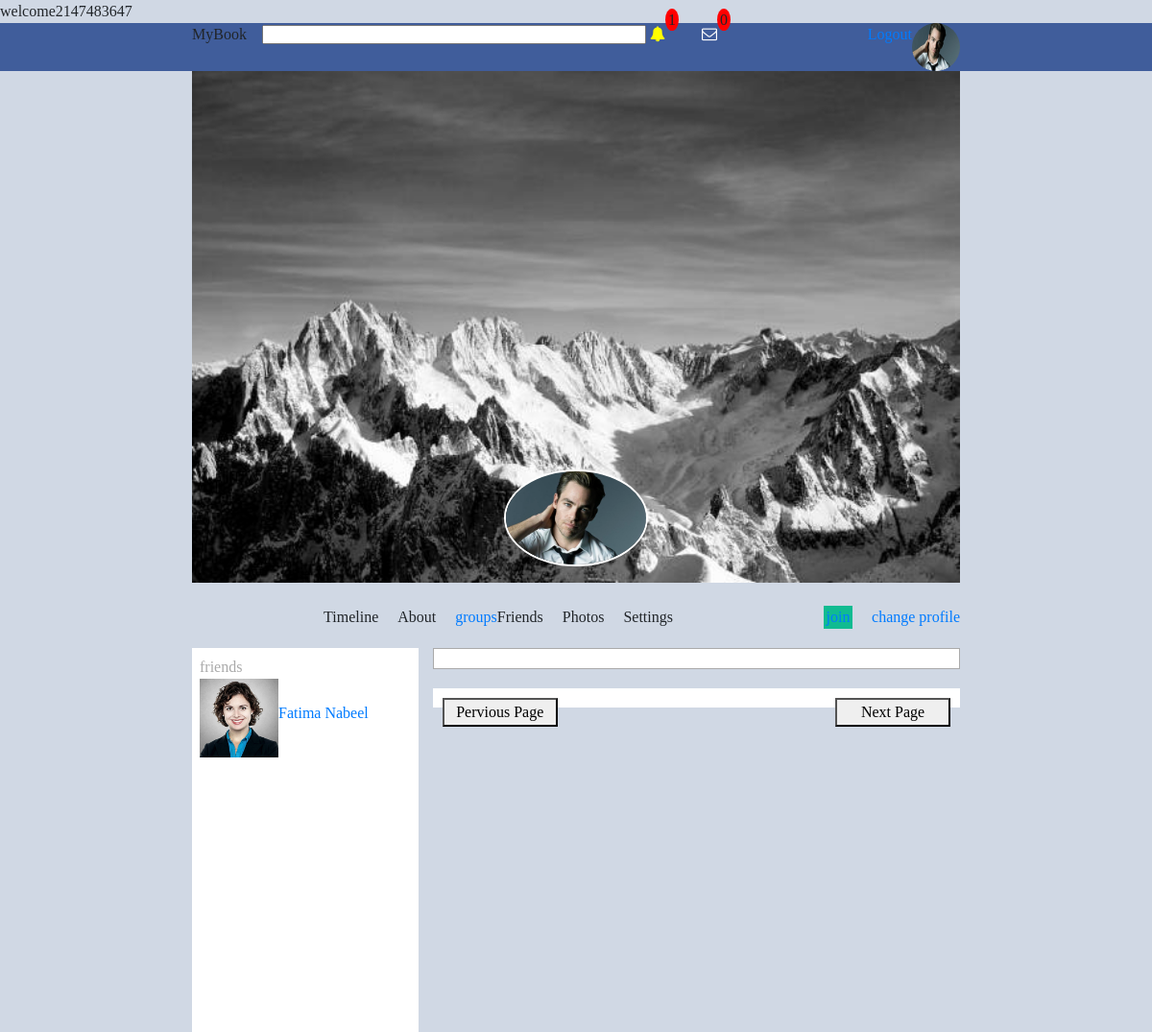
The page /group_page.php?page=2&userid=2147483647&groupID=1 (signed in) on the database its author committed.
### tables this page shows
CREATE TABLE `users` (
  `id` int(11) NOT NULL,
  `userid` bigint(20) NOT NULL,
  `first_name` varchar(255) NOT NULL,
  `last_name` varchar(255) NOT NULL,
  `gender` enum('male','female') NOT NULL DEFAULT 'male',
  `email` varchar(60) NOT NULL,
  `password` varchar(100) NOT NULL,
  `url_adress` varchar(100) NOT NULL,
  `date` timestamp NOT NULL DEFAULT current_timestamp() ON UPDATE current_timestamp(),
  `img` varchar(250) NOT NULL
);

CREATE TABLE `group_members` (
  `id` int(11) NOT NULL,
  `group_ID` int(11) NOT NULL,
  `userid` int(11) NOT NULL,
  `role` varchar(50) NOT NULL
);

### group_page.php (the view, shortened to what this page needs)
<?php
include "header.php";
include "function.php";
print_r( 'welcome' . $_SESSION['userid']) ;
 $user = $_SESSION['userid'] ;
 $dsds = mysqli_query($con,"select * from users where userid= $user");
 $iii = mysqli_fetch_array($dsds);
 $prof = $iii['img'];
        ?> <script>
<!DOCTYPE html>
<html lang="en">
<head>
</head>
<body style="font-family: tohoma; background-color:#d0d8e4;">
    <br><div  id="blue_bar">
        <div style="width: 800px; margin:auto;">
            MyBook &nbsp &nbsp<input type="text" id="search_box">
             <?php  $not = "select * from notification where content_owner = $user and content_type != 'Message' and noti_status = 0 " ;
                $noti = mysqli_query($con,$not);
                $notif_num = mysqli_num_rows($noti);
                $not_m = "select * from notification where content_owner = $user and content_type = 'Message' and noti_status = 0 " ;
                $noti_M = mysqli_query($con,$not_m);
                $notiM_num = mysqli_num_rows($noti_M);
                $groupID = $_GET['groupID'];
             ?>
            <span ><a href="notification.php"><i class="fa fa-bell" style="color:yellow;"></i></a><span id="notif" ><?php echo $notif_num ; ?></span></span>
            <span ><a href="messenger.php?userid=<?php echo $user; ?>"><i class="fa fa-envelope-o" style="color:#fff;"></i></a><span id="notif" ><?php echo $notiM_num ; ?></span></span>
            <img id="img_profile" class="rounded-circle" style="width: 50px;float: right; height:50px;" src="imagepost/<?php echo $prof ; ?>">
            <a href='logout.php' style="float: right;">Logout</a>
        </div>
    </div>
    <div style="width: 800px; margin:auto; ;min-height:400px;">
        <div style="text-align:center;">
        <img src="mountain.jpg" style="width:100%;" alt="">
        <img src="imagepost/<?php echo $prof ; ?>" style="border-radius:50%; margin-top: -162px;width: 150px; border:solid 2px white;" alt=""><br>
            <a href="profile.php?userid=<?php echo $user;?>" style="float:right;">change profile</a>
        <span>Timeline</span><span>About</span><a href="group.php?userid=<?php echo $user;?>">groups</a><span>Friends</span><span>Photos</span><span>Settings</span>
        <span class="join"><a href='join.php?userid=<?php echo $id; ?>&groupID=<?php echo $groupID; ?>'>join</a></span>
        </div>
        <div style="display:flex;">
            <div id="friend_bar" style="min-height: 400px; flex:1; background-color:white;">
                friends <br>
             <?php
                        echo members() ;
                         ?>
            </div>
            <div style="min-height: 400px; flex:2.5; margin-top:20px; margin-left:15px;">
                <div style="border: solid thin #aaa; padding:10px; background-color:white; position:relative;">
                </div>
                <div class="post_bar">
                    <?php
                        $stmt2 = mysqli_query($con,"SELECT post.* FROM post
                        ");
                        $rows2=mysqli_num_rows($stmt2);
                        $end_page = ceil($rows2 / 3);
                        $page_number = isset($_GET['page']) ?(int) $_GET['page'] : 1;
                        $page_number = $page_number < 1 ?  1 : $page_number ;
                        $page_number = $page_number > $end_page ?   $end_page : $page_number ;
                         ?>
                         <a href='group_page.php?page=<?php echo ($page_number +1) ; ?>&userid=<?php echo $id; ?>&groupID=<?php echo $groupID; ?>'>
                          <button    id="post_button" style = "float:right; width:120px;" > Next Page </button>
                          </a>
                          <a href='group_page.php?page=<?php echo ($page_number -1) ; ?>&userid=<?php echo $id; ?>&groupID=<?php echo $groupID; ?>'>
                          <button    id="post_button" style = "float:left; width:120px;"> Pervious Page </button>
                          </a>
                </div>
            </div>
        </div>
    </div>
</body>
</html>

### header.php (shortened to what this page needs)
<!DOCTYPE html>
<html lang="en">
   <head>
      <link rel="stylesheet" href="font-awsome/css/font-awesome.min.css">
      <link rel="stylesheet" href="noti.css">
      <link href="//maxcdn.bootstrapcdn.com/bootstrap/4.1.1/css/bootstrap.min.css" rel="stylesheet" id="bootstrap-css">
    </head>
    <body>
    </body>
    </html>

### function.php (shortened to what this page needs)
<?php
    global $con;
    function Notification() {
        $id = $_SESSION['userid'];
    };
    function members(){
        global $con;
    $id = $_SESSION['userid'];
    $ffr = "select users . * ,group_members.* from group_members
    inner join users on users.userid = group_members.userid ";
    $friend = mysqli_query($con,$ffr);
    while($friend_row = mysqli_fetch_array($friend)) {
        $name = $friend_row['url_adress'];
        $userids = $friend_row['userid'];
        $im = $friend_row['img'];
        if($friend_row['img'] !== ""){
            $img = "imagepost/$im";
        }else{
               $img = $friend_row['gender'] == "female"? "imagepost/user_female.jpg" : "imagepost/user_male.jpg" ;
        }
       echo "<div  id='friends'>
        <a href= 'profile.php?userid=$userids'> <img src='$img' alt=''> <br> $name </a>
    </div>";
    }
    };
    function groupPost(){
         $groupID = $_GET['groupID'];
    }
        ?>

### noti.css (style rules this page uses)
#blue_bar { background-color: #405d9b; height: 50px; }
#search_box { width: 400px; height: 20px; }
span { margin-right: 20px; }
#friend_bar { margin-top: 20px; color: #aaa; padding: 8px; }
#friends img { float: left; width: 82px; margin-bottom: 10px; }
#friends { clear: both; color: #405d9b; margin-bottom: 14px; }
.post_bar { background-color: white; margin-top: 20px; padding: 10px; position: relative; }
#post_button { cursor: pointer; }
#notif { cursor: pointer; background-color: red; padding: 3px; margin: 0px; border-radius: 50%; position: relative; top: -15px; }

### group_page.php (style rules this page uses)
#blue_bar { background-color:#405d9b; height:50px; }
#search_box { width: 400px; height: 20px; }
span { margin-right:20px; }
#friend_bar { margin-top:20px; color:#aaa; padding:8px; }
#friends img { float:left; width:82px; margin-bottom:10px; }
#friends { clear:both; color:#405d9b; }
.post_bar { background-color:white; margin-top:20px; padding:10px; position: relative; }
#post_button { cursor: pointer; }
#notif { cursor: pointer; background-color:red; padding: 3px; margin:0px; border-radius:50%; position: relative; top: -15px; }
.join { background-color:#10bb91; float: right; width: 30px; }

### rows shown on the page
users: img (picture)
group_members: users.img (picture), users.url_adress "Fatima Nabeel"

### other values the page prints
$notif_num "1"
$notiM_num "0"
